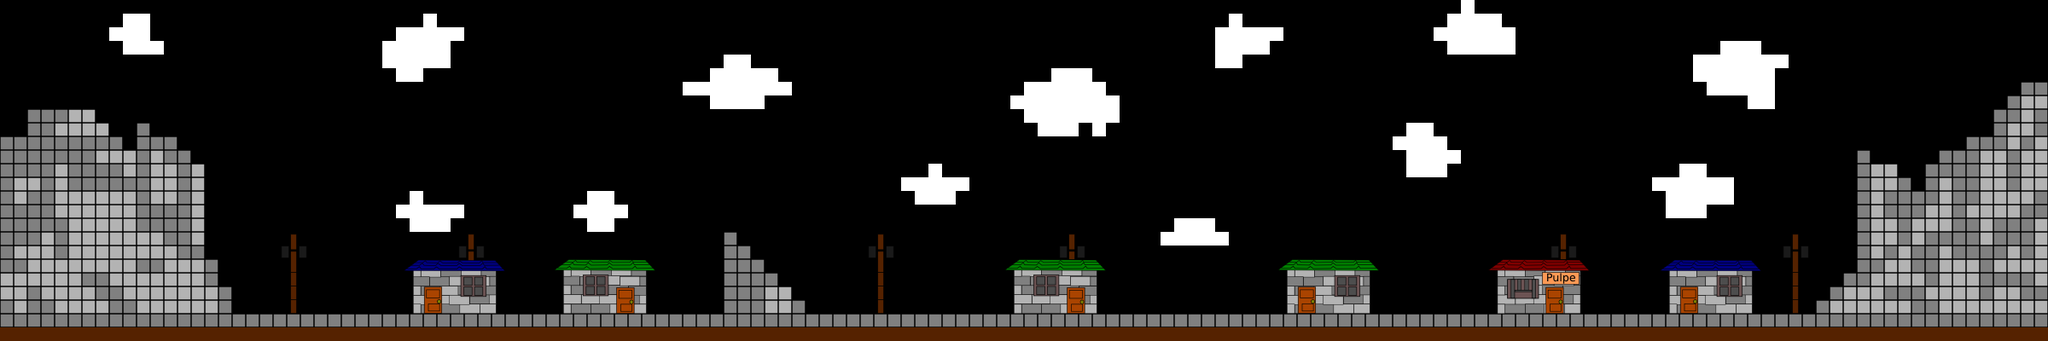

A level layout from a 2D game, rendered from its tile map. Below: a short description, then the map file with tile-grid data replaced by summaries:
An orthogonal 150x25 tile map with 16x16 px tiles, 3 tile layers (background, walls, coins).

<map version="1.0" orientation="orthogonal" width="150" height="25" tilewidth="16" tileheight="16">
 <tileset firstgid="1" name="tileSet-hd" tilewidth="16" tileheight="16">
  <image source="tileSet.png" trans="fe80fe" width="256" height="256" />
  <tile id="0">
   <properties>
    <property name="hola" value="prueba" />
   </properties>
  </tile>
  <tile id="2">
   <properties>
    <property name="agua" value="" />
   </properties>
  </tile>
  <tile id="4">
   <properties>
    <property name="Pointer" value="" />
   </properties>
  </tile>
  <tile id="9">
   <properties>
    <property name="agua" value="" />
   </properties>
  </tile>
  <tile id="11">
   <properties>
    <property name="medicina" value="" />
   </properties>
  </tile>
 </tileset>
 <layer name="background" width="150" height="25">
  <data>[3750 cells, 457 non-empty, 71 distinct tile ids]</data>
 </layer>
 <layer name="walls" width="150" height="25">
  <data>[3750 cells, 757 non-empty, 27 distinct tile ids]</data>
 </layer>
 <layer name="coins" width="150" height="25">
  <data>[3750 cells, 1 non-empty, 1 distinct tile ids]</data>
 </layer>
</map>
